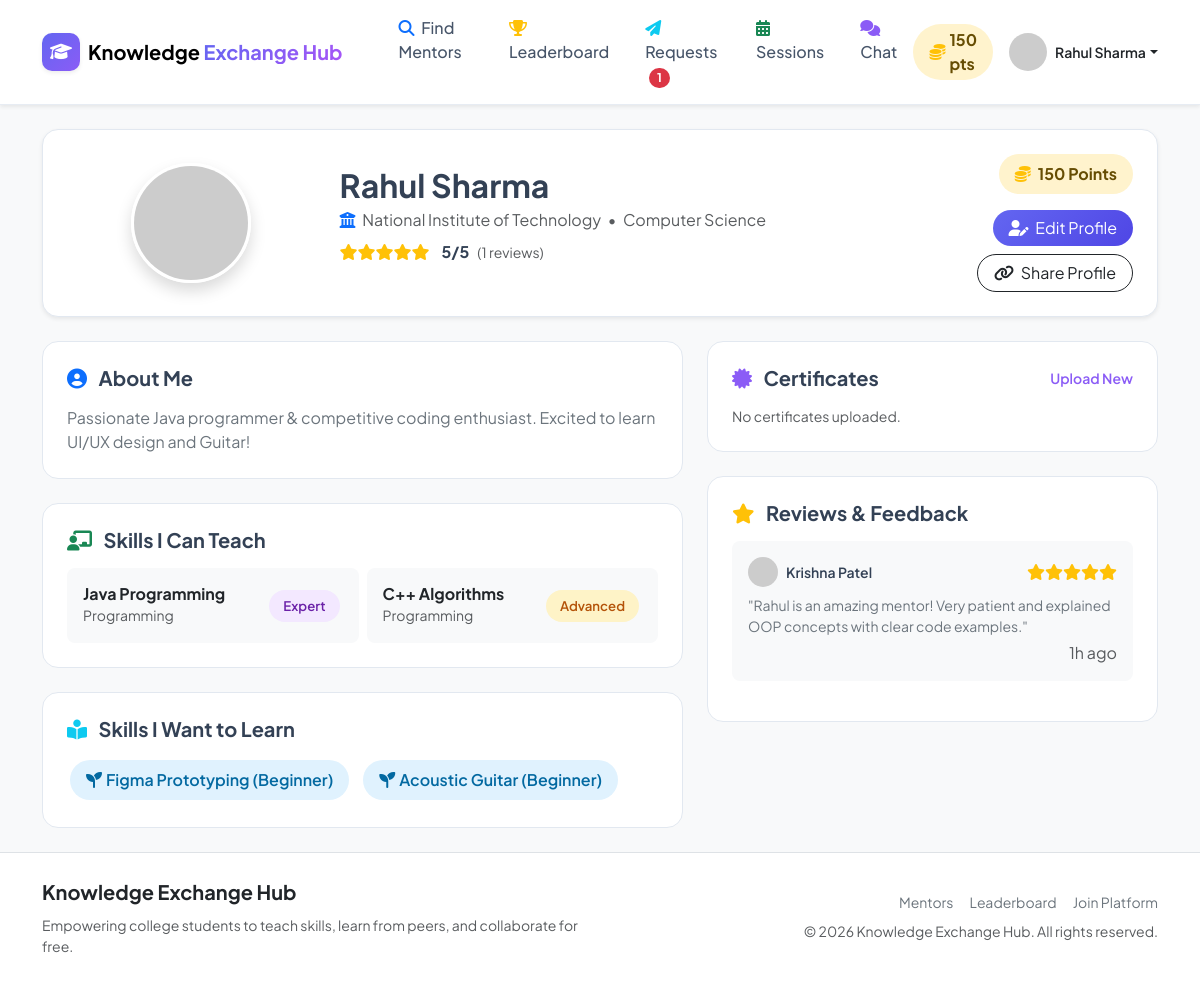
The app's page /profile.php (signed in) with its own data.
### tables this page shows
CREATE TABLE IF NOT EXISTS `users` (
  `id` INT AUTO_INCREMENT PRIMARY KEY,
  `name` VARCHAR(100) NOT NULL,
  `email` VARCHAR(150) NOT NULL UNIQUE,
  `password` VARCHAR(255) NOT NULL,
  `profile_photo` VARCHAR(255) DEFAULT 'default_avatar.png',
  `college` VARCHAR(150) DEFAULT NULL,
  `department` VARCHAR(100) DEFAULT NULL,
  `bio` TEXT DEFAULT NULL,
  `points` INT DEFAULT 0,
  `is_admin` TINYINT(1) DEFAULT 0,
  `is_blocked` TINYINT(1) DEFAULT 0,
  `created_at` DATETIME DEFAULT CURRENT_TIMESTAMP
);

CREATE TABLE IF NOT EXISTS `user_skills` (
  `id` INT AUTO_INCREMENT PRIMARY KEY,
  `user_id` INT NOT NULL,
  `skill_id` INT NOT NULL,
  `skill_type` ENUM('teach', 'learn') NOT NULL,
  `proficiency_level` ENUM('Beginner', 'Intermediate', 'Advanced', 'Expert') DEFAULT 'Intermediate',
  FOREIGN KEY (`user_id`) REFERENCES `users`(`id`) ON DELETE CASCADE,
  FOREIGN KEY (`skill_id`) REFERENCES `skills`(`id`) ON DELETE CASCADE
);

CREATE TABLE IF NOT EXISTS `skills` (
  `id` INT AUTO_INCREMENT PRIMARY KEY,
  `skill_name` VARCHAR(100) NOT NULL,
  `category_id` INT NOT NULL,
  `created_at` DATETIME DEFAULT CURRENT_TIMESTAMP,
  FOREIGN KEY (`category_id`) REFERENCES `categories`(`id`) ON DELETE CASCADE
);

CREATE TABLE IF NOT EXISTS `categories` (
  `id` INT AUTO_INCREMENT PRIMARY KEY,
  `category_name` VARCHAR(100) NOT NULL UNIQUE,
  `created_at` DATETIME DEFAULT CURRENT_TIMESTAMP
);

CREATE TABLE IF NOT EXISTS `reviews` (
  `id` INT AUTO_INCREMENT PRIMARY KEY,
  `session_id` INT DEFAULT NULL,
  `reviewer_id` INT NOT NULL,
  `reviewed_user_id` INT NOT NULL,
  `rating` TINYINT NOT NULL CHECK (`rating` BETWEEN 1 AND 5),
  `review_text` TEXT DEFAULT NULL,
  `created_at` DATETIME DEFAULT CURRENT_TIMESTAMP,
  FOREIGN KEY (`session_id`) REFERENCES `sessions`(`id`) ON DELETE SET NULL,
  FOREIGN KEY (`reviewer_id`) REFERENCES `users`(`id`) ON DELETE CASCADE,
  FOREIGN KEY (`reviewed_user_id`) REFERENCES `users`(`id`) ON DELETE CASCADE
);

### profile.php (the view, shortened to what the rows shown need)
<?php
require_once __DIR__ . '/includes/auth-check.php';
require_once __DIR__ . '/includes/functions.php';
$profile_id = filter_input(INPUT_GET, 'id', FILTER_VALIDATE_INT) ?? $current_user['id'];
$stmt = $pdo->prepare("SELECT * FROM users WHERE id = ?");
$stmt->execute([$profile_id]);
$profile_user = $stmt->fetch();
$is_own_profile = ($profile_id === (int)$current_user['id']);
$rating_info = get_user_rating($pdo, $profile_id);
$stmt = $pdo->prepare("
    SELECT us.*, s.skill_name, c.category_name
    FROM user_skills us
    JOIN skills s ON us.skill_id = s.id
    JOIN categories c ON s.category_id = c.id
    WHERE us.user_id = ?
");
$stmt->execute([$profile_id]);
$user_skills = $stmt->fetchAll();
$teach_skills = array_filter($user_skills, fn($s) => $s['skill_type'] === 'teach');
$learn_skills = array_filter($user_skills, fn($s) => $s['skill_type'] === 'learn');
$stmt = $pdo->prepare("
    SELECT r.*, u.name as reviewer_name, u.profile_photo as reviewer_photo
    FROM reviews r
    JOIN users u ON r.reviewer_id = u.id
    WHERE r.reviewed_user_id = ?
    ORDER BY r.created_at DESC
");
$stmt->execute([$profile_id]);
$user_reviews = $stmt->fetchAll();
require_once __DIR__ . '/includes/header.php';
require_once __DIR__ . '/includes/navbar.php';
?>
<div class="container py-4">
    <div class="keh-card p-4 mb-4 shadow-sm">
        <div class="row align-items-center">
            <div class="col-md-6 text-center text-md-start">
                <h2 class="fw-bold mb-1"><?= e($profile_user['name']) ?></h2>
                <p class="text-muted mb-2">
                    <i class="fas fa-university text-primary me-1"></i> <?= e($profile_user['college'] ?? 'Student') ?>
                    <span class="mx-1">•</span> <?= e($profile_user['department'] ?? 'Department') ?>
                </p>
                <div class="d-flex align-items-center justify-content-center justify-content-md-start gap-2 mb-3">
                    <?= render_stars($rating_info['avg']) ?>
                    <span class="fw-bold ms-1"><?= $rating_info['avg'] > 0 ? $rating_info['avg'] . '/5' : 'New Mentor' ?></span>
                    <span class="text-muted small">(<?= $rating_info['count'] ?> reviews)</span>
                </div>
            </div>
            <div class="col-md-3 text-center text-md-end mt-3 mt-md-0">
                <div class="points-pill bg-warning-subtle text-warning-emphasis fw-bold px-3 py-2 rounded-pill d-inline-block mb-3">
                    <i class="fas fa-coins text-warning me-1"></i> <?= (int)$profile_user['points'] ?> Points
                </div>
                <div class="d-flex flex-wrap justify-content-center justify-content-md-end gap-2">
                    <?php if ($is_own_profile): ?>
                        <a href="edit-profile.php" class="btn btn-primary rounded-pill px-3"><i class="fas fa-user-edit me-1"></i> Edit Profile</a>
                    <?php else: ?>
                        <a href="mentor-details.php?id=<?= $profile_user['id'] ?>" class="btn btn-primary rounded-pill px-3"><i class="fas fa-paper-plane me-1"></i> Send Request</a>
                    <?php endif; ?>
                    <button type="button" class="btn btn-outline-dark rounded-pill px-3" onclick="copyProfileLink('<?= $profile_user['id'] ?>')">
                    </button>
                </div>
            </div>
        </div>
    </div>
    <div class="row g-4">
        <div class="col-lg-7">
            <div class="keh-card p-4 mb-4">
                <h5 class="fw-bold mb-3"><i class="fas fa-user-circle text-primary me-2"></i> About Me</h5>
                <p class="text-secondary mb-0">
                    <?= !empty($profile_user['bio']) ? nl2br(e($profile_user['bio'])) : '<em>No bio information provided yet.</em>' ?>
                </p>
            </div>
            <div class="keh-card p-4 mb-4">
                <?php if (empty($teach_skills)): ?>
                    <p class="text-muted small mb-0">No teaching skills listed.</p>
                <?php else: ?>
                    <div class="row g-2">
                        <?php foreach ($teach_skills as $ts): ?>
                            <?php
                                $badgeClass = 'badge-prof-intermediate';
                                if ($ts['proficiency_level'] === 'Advanced') $badgeClass = 'badge-prof-advanced';
                                if ($ts['proficiency_level'] === 'Expert') $badgeClass = 'badge-prof-expert';
                            ?>
                            <div class="col-md-6">
                                <div class="p-3 bg-light rounded-3 d-flex align-items-center justify-content-between">
                                    <div>
                                        <h6 class="fw-bold mb-0 text-dark"><?= e($ts['skill_name']) ?></h6>
                                        <span class="text-muted small"><?= e($ts['category_name']) ?></span>
                                    </div>
                                    <span class="skill-chip <?= $badgeClass ?>"><?= e($ts['proficiency_level']) ?></span>
                                </div>
                            </div>
                        <?php endforeach; ?>
                    </div>
                <?php endif; ?>
            </div>
            <div class="keh-card p-4">
                <?php if (empty($learn_skills)): ?>
                    <p class="text-muted small mb-0">No learning goals listed.</p>
                <?php else: ?>
                    <div class="d-flex flex-wrap gap-2">
                        <?php foreach ($learn_skills as $ls): ?>
                            <span class="skill-chip badge-prof-beginner px-3 py-2 fs-6">
                                <i class="fas fa-seedling me-1"></i> <?= e($ls['skill_name']) ?> (<?= e($ls['proficiency_level']) ?>)
                            </span>
                        <?php endforeach; ?>
                    </div>
                <?php endif; ?>
            </div>
        </div>
        <div class="col-lg-5">
            <div class="keh-card p-4">
                <?php if (empty($user_reviews)): ?>
                    <p class="text-muted small mb-0">No reviews received yet.</p>
                <?php else: ?>
                    <?php foreach ($user_reviews as $rev): ?>
                        <div class="p-3 bg-light rounded-3 mb-3">
                            <div class="d-flex align-items-center justify-content-between mb-2">
                                <div class="d-flex align-items-center gap-2">
                                    <img src="/KEH/uploads/profile_photos/<?= e($rev['reviewer_photo']) ?>"
                                         onerror="this.src='https://ui-avatars.com/api/?name=<?= urlencode($rev['reviewer_name']) ?>&background=6366f1&color=fff';"
                                         alt="Reviewer" class="rounded-circle object-fit-cover" width="30" height="30">
                                    <span class="fw-semibold small"><?= e($rev['reviewer_name']) ?></span>
                                </div>
                                <div><?= render_stars($rev['rating']) ?></div>
                            </div>
                            <p class="text-secondary small mb-1">"<?= e($rev['review_text']) ?>"</p>
                            <span class="text-muted text-xs d-block text-end"><?= format_time($rev['created_at']) ?></span>
                        </div>
                    <?php endforeach; ?>
                <?php endif; ?>
            </div>
        </div>
    </div>
</div>
<?php require_once __DIR__ . '/includes/footer.php'; ?>

### includes/navbar.php (shortened to what the rows shown need)
<?php
require_once __DIR__ . '/functions.php';
$is_logged_in = isset($_SESSION['user_id']);
$user = null;
if ($is_logged_in && isset($pdo)) {
    $stmt = $pdo->prepare("SELECT * FROM users WHERE id = ?");
    $stmt->execute([$_SESSION['user_id']]);
    $user = $stmt->fetch();
}
?>
<nav class="navbar navbar-expand-lg sticky-top custom-navbar shadow-sm">
    <div class="container">
        <div class="collapse navbar-collapse" id="navbarMain">
            <div class="d-flex align-items-center gap-3">
                <?php if ($is_logged_in && $user): ?>
                    <div class="points-pill bg-warning-subtle text-warning-emphasis fw-bold px-3 py-1 rounded-pill shadow-xs d-flex align-items-center gap-1" title="Your Total Points">
                        <i class="fas fa-coins text-warning"></i> <?= (int)$user['points'] ?> pts
                    </div>
                    <div class="dropdown">
                        <a class="d-flex align-items-center text-decoration-none dropdown-toggle text-dark" href="#" role="button" data-bs-toggle="dropdown" aria-expanded="false">
                            <img src="/KEH/uploads/profile_photos/<?= e($user['profile_photo'] ?? 'default_avatar.png') ?>"
                                 onerror="this.src='https://ui-avatars.com/api/?name=<?= urlencode($user['name']) ?>&background=6366f1&color=fff';"
                                 alt="Profile" class="avatar-sm rounded-circle me-2 object-fit-cover shadow-xs" width="38" height="38">
                            <span class="fw-semibold small d-none d-md-inline-block"><?= e($user['name']); ?></span>
                        </a>
                    </div>
                <?php else: ?>
                    <a href="/KEH/login.php" class="btn btn-light text-primary fw-semibold px-4 rounded-pill">Log In</a>
                    <a href="/KEH/register.php" class="btn btn-primary fw-semibold px-4 rounded-pill shadow-sm">Get Started</a>
                <?php endif; ?>
            </div>
        </div>
    </div>
</nav>

### includes/functions.php (shortened to what the rows shown need)
<?php
function e($string) {
    return htmlspecialchars($string ?? '', ENT_QUOTES, 'UTF-8');
}
function get_user_rating($pdo, $user_id) {
    $stmt = $pdo->prepare("SELECT AVG(rating) as avg_rating, COUNT(id) as total_reviews FROM reviews WHERE reviewed_user_id = ?");
    $stmt->execute([$user_id]);
    $res = $stmt->fetch();
    return [
        'avg'   => $res['avg_rating'] ? round((float)$res['avg_rating'], 1) : 0,
        'count' => (int)$res['total_reviews']
    ];
}
function render_stars($rating) {
    $html = '<div class="star-rating text-warning d-inline-block">';
    $rounded = round($rating * 2) / 2;
    for ($i = 1; $i <= 5; $i++) {
        if ($i <= $rounded) {
            $html .= '<i class="fas fa-star"></i>';
        } elseif ($i - 0.5 == $rounded) {
            $html .= '<i class="fas fa-star-half-alt"></i>';
        } else {
            $html .= '<i class="far fa-star text-muted"></i>';
        }
    }
    $html .= '</div>';
    return $html;
}
function format_time($datetime) {
    $time = strtotime($datetime);
    $diff = time() - $time;
    if ($diff < 86400) return floor($diff / 3600) . "h ago";
    return date("M j, Y g:i A", $time);
}
?>

### records on screen
users: points "150", name "Rahul Sharma", college "National Institute of Technology", department "Computer Science", bio "Passionate Java programmer & competitive coding enthusiast. Excited to learn UI/UX design and Guitar!"
user_skills: skill.skill_name "Java Programming", categories.category_name "Programming", proficiency_level "Expert"
user_skills: skill.skill_name "C++ Algorithms", categories.category_name "Programming", proficiency_level "Advanced"
user_skills: skill.skill_name "Figma Prototyping", proficiency_level "Beginner"
user_skills: skill.skill_name "Acoustic Guitar", proficiency_level "Beginner"
reviews: reviewer.name "Krishna Patel", rating 5 (drawn), review_text "Rahul is an amazing mentor! Very patient and explained OOP concepts with clear code examples.", created_at "1h ago"

### other values on screen
$pending_req_count "1"
$rating_info['avg'] "5"
$rating_info['count'] "1"
